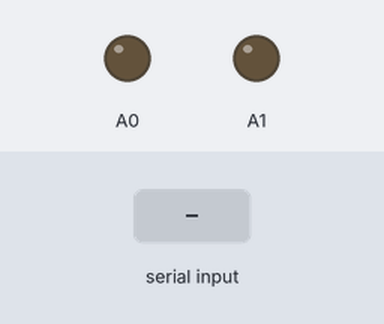
The sketch below on a simulated Arduino Uno, built with avr-gcc and run on an emulated ATmega328P. On the bench: output pins drawn as LEDs (lit = HIGH). Inputs (shaded band) come from the test bench.

Above: at 2.2 s.
2.3 s: "]" received over Serial
At 3.8 s:
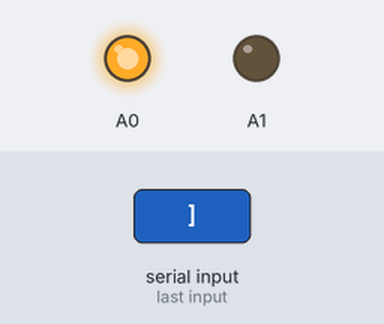
Timing chart, 0 to 5.3 s (numbered marks = the images above; inputs shaded):
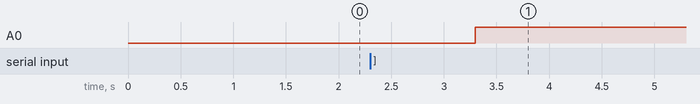

The sketch:

sketch_aug27a.ino
```cpp
#include <Adafruit_MCP4725.h> //MCP4725 library from adafruit

int len = 1;
static uint8_t up = 0;
static uint16_t x_ref = 0;
static uint16_t y_ref = 0;
static int num_arr[10];
int tem_arr[10];
unsigned long int t = millis();
static String c_arr;
static uint8_t i = 0;
uint16_t MCP4725_value = 1000;
Adafruit_MCP4725 MCP4725;

typedef struct{
  uint16_t Input;
  uint16_t x_val;
  uint16_t y_val;
}ArduinoDictionary;

const ArduinoDictionary MyDictionary[]{
  {1000, 199, 456},
  {1100, 201, 465},
  {1200, 198, 453},
  {1300, 196, 443},
  {1400, 193, 431},
  {1500, 191, 418},
  {1600, 190, 405},
  {1700, 190, 363},
  {1800, 191, 378},
  {1900, 191, 363},
  {2000, 192, 348},
  {2100, 195, 333},
  {2200, 198, 321},
  {2300, 202, 307},
  {2400, 204, 293},
  {2500, 213, 275},
  {2600, 221, 259},
  {2700, 231, 242},
  {2800, 242, 225},
  {2900, 257, 208},
  {3000, 273, 190}
};


void setup(){
  Serial.begin(9600);
  MCP4725.begin(0x60);
  pinMode(A0,OUTPUT);
  pinMode(A1,OUTPUT);
  MCP4725.setVoltage(1000, false);
  delay(1000);
}

void execute(){
   t = millis();
   if(up == 0){
   for(uint8_t i = 0; i < sizeof(MyDictionary)/sizeof(ArduinoDictionary); ++i) {
      //Serial.println(MyDictionary[i].x_val);//Prints the values: "Settings", "Ajustes" and "Paramètres"
      if(MyDictionary[i].x_val>=190 && MyDictionary[i].x_val<=191 && MyDictionary[i].y_val<=405 && MyDictionary[i].y_val>=403){
        MCP4725_value = MyDictionary[i].Input;
        x_ref = MyDictionary[i].x_val;
        y_ref = MyDictionary[i].y_val;
        break;
        }
  }
 }
  up = 1;
  MCP4725.setVoltage(MCP4725_value, false); //MCP4725_value
  while((millis() - t)<1000);
  if((num_arr[0] - x_ref)>2 && (num_arr[1] - y_ref)>2){
    MCP4725_value += 50;
    digitalWrite(A0, HIGH);
    digitalWrite(A1, LOW);
    //delay(500);
  }
  else if(((x_ref - num_arr[0])>2 && (x_ref-num_arr[1])<=5) || ((y_ref - num_arr[1])>2 && (x_ref-num_arr[1])<=5)){
    MCP4725_value -= 50;
    digitalWrite(A1, HIGH);
    digitalWrite(A0, LOW);
    //delay(500);
  }
}

void loop(){

 if(Serial.available())
 {
   char c = Serial.read();
   //start the packet of the data;
   if (c == '['){
    len = 0;
    }
   //end of the packet of the data;
    else if(c == ']'){
     //record the last data;
     num_arr[i] = c_arr.toInt();
     c_arr = "";
     i = i + 1;
     //execute;
     execute();
     len = 1;
    }
    else if (c == ',' && len == 0){
      //change the char to int and store them for every ','
      num_arr[i] = c_arr.toInt();
      c_arr = "";
      i = i + 1;
    }
    else if(len == 0){
      //store the chars
      c_arr += c;
    }
 }


}
```

Measured:
- after the input at 2.3 s, A0: LOW → HIGH after 1.0 s
